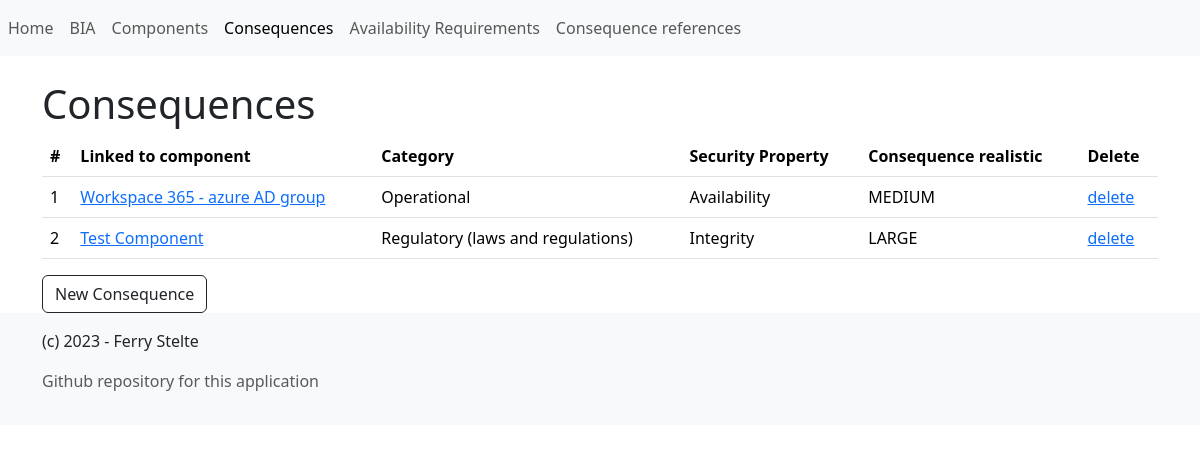
Page /manage-data/consequence/list on the committed database.
### app/model.py (models this page shows)
class Consequences(Base):
    __tablename__ = 'consequences'
    id = Column(Integer, primary_key=True)
    component_name = Column(Integer, ForeignKey('components.component_name'))
    category = Column(String)
    security_property = Column(String)
    consequence_worstcase = Column(String)
    justification_worstcase = Column(String)
    consequence_realisticcase = Column(String)
    justification_realisticcase = Column(String)

### app/blueprints/manage_data/views.py (the view)
@manage_data_blueprint.route('/consequence/list', methods=['GET', 'POST'])
def consequence_list():
    consequences = app_db.session.query(Consequences).order_by(Consequences.id).all()
    thead_th_items = [
        {
            'col_title': '#',
        },
        {
            'col_title': 'Linked to component',
        },
        {
            'col_title': 'Category',
        },
       {
            'col_title': 'Security Property',
        },
       {
            'col_title': 'Consequence realistic',
        },
        {
            'col_title': 'Delete'
        },
    ]
    tbody_tr_items = []
    for consequence in consequences:
        tbody_tr_items.append([
            {
                'col_value': consequence.id,
            },
            {
                'col_value': consequence.component_name,
                'url': url_for('manage_data.consequence_edit', consequence_id=consequence.id),
            },
            {
                'col_value': consequence.category,
            },
            {
                'col_value': consequence.security_property,
            },
            {
                'col_value': consequence.consequence_realisticcase,
            },
            {
                'col_value': 'delete',
                'url': url_for('manage_data.consequence_delete', consequence_id=consequence.id),
            }
            ])
    return render_template(
        'items_list.html',
        title='Consequences',
        thead_th_items=thead_th_items,
        tbody_tr_items=tbody_tr_items,
        item_new_url=url_for('manage_data.consequence_new'),
        item_new_text='New Consequence',
    )

### app/factory.py (called while the page is built)
def create_app():
    app = Flask(__name__)
    app.config.from_object('config.ConfigDevelopment')
    app.logger = app_logging.init_app(app)
    app_db.init_app(app)
    app.logger.debug('test debug message')
    Bootstrap5(app)
    csrf = CSRFProtect()
    csrf.init_app(app)
    from .blueprints.manage_data.views import manage_data_blueprint
    app.register_blueprint(manage_data_blueprint, url_prefix='/manage-data')
    @app.teardown_appcontext
    def teardown_db(response_or_exception):
        if hasattr(app_db, 'session'):
            app_db.session.remove()
    @app.route('/')
    def index():
        return render_template(
            'home.html',
            welcome_message='Hello world',
        )
    return app

### app/templates/items_list.html
{% extends "base.html" %}
{% block content %}
	<h1>
		{{ title }}
	</h1>
	{% if tbody_tr_items %}
	<table class="table">
		<thead>
		<tr>
			{% for thead_th_item in thead_th_items %}
			<th scope="col">
				{{ thead_th_item.col_title }}
			</th>
			{% endfor %}
		</tr>
		</thead>
		<tbody>
			{% for tbody_tr_item in tbody_tr_items %}
			<tr>
				{% for tbody_td_item in tbody_tr_item %}
				<td>
					{% if tbody_td_item.url %}
						<a href="{{ tbody_td_item.url }}">
							{{ tbody_td_item.col_value }}
						</a>
					{% else %}
						{% if tbody_td_item.col_value %}
							{{ tbody_td_item.col_value }}
						{% else %}
							-
						{% endif %}
					{% endif %}
				</td>
				{% endfor %}
			</tr>
			{% endfor %}
		</tbody>
	</table>
	{% else %}
		<p>
		No items found
		</p>
	{% endif %}
	<a class="btn btn-outline-dark" href="{{ item_new_url }}" role="button">
		{{ item_new_text }}
	</a>
{% endblock %}

### rows in the picture
Consequences: col_value "Workspace 365 - azure AD group", col_value "Operational", col_value "Availability", col_value "MEDIUM"
Consequences: col_value "Test Component", col_value "Regulatory (laws and regulations)", col_value "Integrity", col_value "LARGE"

### other values in the picture
{{ render_nav_item('index', 'Home', use_li=True) }} "Home"
{{ render_nav_item('manage_data.bia_list', 'BIA', use_li=True) }} "BIA"
{{ title }} "Consequences"
{{ thead_th_item.col_title }} "#" "Linked to component" "Category" "Security Property" "Consequence realistic" "Delete"
{{ tbody_td_item.col_value }} "1" "2"
{{ tbody_td_item.col_value }} "delete" "delete"
{{ item_new_text }} "New Consequence"
